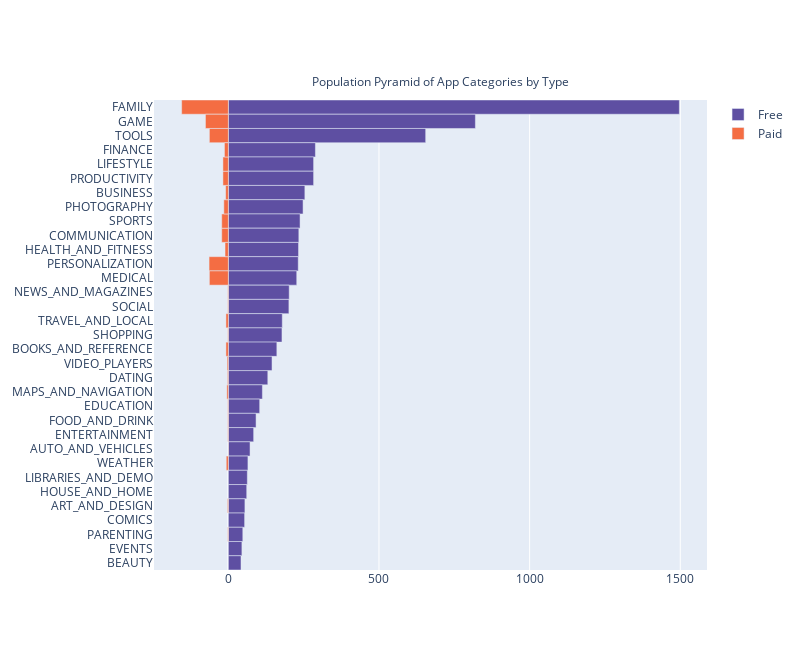

Notebook cell for this chart:
### Code cell
fig = gp.Figure()
  
# Adding Free app data to the figure
fig.add_trace(gp.Bar(y=df_catbytype_free.Category, x=df_catbytype_free.App, 
                     name='Free', 
                     orientation='h',
                     marker={'color': '#5e4fa2'}))

# Adding Paid app data to the figure
fig.add_trace(gp.Bar(y=df_catbytype_paid.Category, x=df_catbytype_paid.App, 
                     name='Paid', 
                     orientation='h',
                     marker={'color': '#f46d43'}))

# Updating the layout
fig.update_layout(title={'text': "Population Pyramid of App Categories by Type",
                        'y':0.88,
                        'x':0.55,
                        'xanchor': 'center',
                        'yanchor': 'top'},
                  title_font_size=12, barmode='relative',
                  bargap=0, bargroupgap = 0, height=650, width=800,
                  yaxis=dict(autorange='reversed'))

fig.show()

### Figure 1 — Plotly figure (JSON) as saved in the notebook; plotly's stock layout.template omitted (floating-point values rounded to 4 significant figures)
{"data": [{"marker": {"color": "#5e4fa2"}, "name": "Free", "orientation": "h", "type": "bar", "x": [1497, 820, 655, 289, 283, 283, 254, 248, 238, 234, 233, 232, 227, 202, 201, 179, 178, 161, 145, 131, 113, 104, 92, 84, 72, 65, 63, 61, 55, 54, 48, 45, 42], "y": ["FAMILY", "GAME", "TOOLS", "FINANCE", "LIFESTYLE", "PRODUCTIVITY", "BUSINESS", "PHOTOGRAPHY", "SPORTS", "COMMUNICATION", "HEALTH_AND_FITNESS", "PERSONALIZATION", "MEDICAL", "NEWS_AND_MAGAZINES", "SOCIAL", "TRAVEL_AND_LOCAL", "SHOPPING", "BOOKS_AND_REFERENCE", "VIDEO_PLAYERS", "DATING", "MAPS_AND_NAVIGATION", "EDUCATION", "FOOD_AND_DRINK", "ENTERTAINMENT", "AUTO_AND_VEHICLES", "WEATHER", "LIBRARIES_AND_DEMO", "HOUSE_AND_HOME", "ART_AND_DESIGN", "COMICS", "PARENTING", "EVENTS", "BEAUTY"]}, {"marker": {"color": "#f46d43"}, "name": "Paid", "orientation": "h", "type": "bar", "x": [-155, -76, -64, -63, -63, -22, -22, -18, -18, -15, -13, -11, -9, -8, -8, -7, -5, -4, -3, -3, -2, -2, -2, -2, -2, -2, -2, -1], "y": ["FAMILY", "GAME", "PERSONALIZATION", "TOOLS", "MEDICAL", "COMMUNICATION", "SPORTS", "PRODUCTIVITY", "LIFESTYLE", "PHOTOGRAPHY", "FINANCE", "HEALTH_AND_FITNESS", "BUSINESS", "TRAVEL_AND_LOCAL", "BOOKS_AND_REFERENCE", "WEATHER", "MAPS_AND_NAVIGATION", "VIDEO_PLAYERS", "DATING", "ART_AND_DESIGN", "SOCIAL", "SHOPPING", "ENTERTAINMENT", "FOOD_AND_DRINK", "PARENTING", "NEWS_AND_MAGAZINES", "EDUCATION", "AUTO_AND_VEHICLES"]}], "layout": {"bargap": 0, "bargroupgap": 0, "barmode": "relative", "height": 650, "title": {"font": {"size": 12}, "text": "Population Pyramid of App Categories by Type", "x": 0.55, "xanchor": "center", "y": 0.88, "yanchor": "top"}, "width": 800, "xaxis": {"autorange": true, "range": [-246.8, 1589.0], "type": "linear"}, "yaxis": {"autorange": true, "range": [32.5, -0.5], "type": "category"}}}
